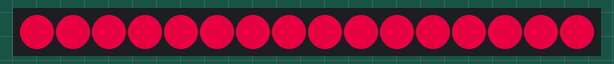
Recording of a sketch running on a simulated Arduino Uno, built with avr-gcc and run on an emulated ATmega328P. On the bench: 16 RGB LEDs in strip order, left to right. Dim RGB values are drawn brighter than linear.

Above: at 1.1 s.
At 4.1 s:
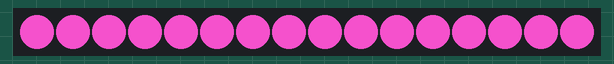
At 9.9 s:
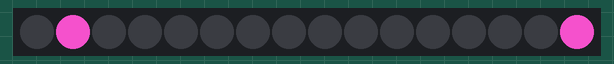
At 15.9 s:
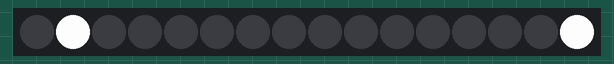
At 27.6 s:
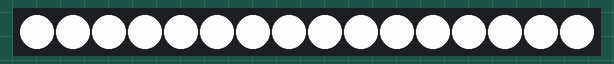
At 39.7 s:
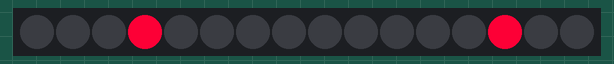

Measured:
- what the display in image 1 shows lasts 1.0 s, from 4.0 s to 5.0 s
- what the display in image 4 shows lasts 0.8 s, from 27.5 s to 28.3 s

The sketch:

testLedEffects.ino
```cpp
/**
 * LED Strip Controler
 *
 * Features:
 *  - Independent timer for changing effect, color and speed
 *
 * @author Rafael Lima
 * @version 0.2
 */

// Libraries -------------------------------------------------------
#include <elapsedMillis.h>
#include <FastLED.h>

// Constants -------------------------------------------------------
#define PINLED 9

#define NUM_LEDS 16
#define SIZECOLORPALET 10
#define NUMEFFECTS 7

#define TIMESTEP_LOOP 200
#define TIMESTEP_COLOR 1000
#define TIMESTEP_EFFECT 5000

// Global Variables ------------------------------------------------

// Timers
elapsedMillis timerLoop;
elapsedMillis timerColor;
elapsedMillis timerEffect;

// LED Strip
CRGB leds[NUM_LEDS];
const CRGB colorPalet[] = {0xF7F7F7, // White Smoke
                           0xBA0034, // Crimson Glory
                           0xF70035, // Carmine Red
                           0xFA07F2,
                           0xDD49B8, // Pink (PANTONE)
                           0xF7F7F7, // White Smoke
                           0x00BAAD, // Amazonite
                           0x00F7E6, // Tuorquoise Blue
                           0xFA07F2,
                           0xDD49B8};// Pink (PANTONE)

// Index and aux variables
unsigned int indexEffect = 0;
unsigned int indexColor = 0;
unsigned int i = 0;
int inc;

// Function Pointer Vector for easy effect access
void (*effectVector[NUMEFFECTS])(CRGB* ledStrip, unsigned int stripSize, unsigned int k, CRGB color);

// Main functions --------------------------------------------------
void setup() {
  // put your setup code here, to run once:
  FastLED.addLeds<WS2811, PINLED, BRG>(leds, NUM_LEDS);

  // Reset all index
  indexEffect = 0;
  indexColor = 0;
  i = 0;

  // Register effects used
  effectVector[0] = effectTurnOn;
  effectVector[1] = effectLightMoving;
  effectVector[2] = effectLightCollision;
  effectVector[3] = effectLightDots;
  effectVector[4] = effectLightSideFill;
  effectVector[5] = effectBlockMove;
  effectVector[6] = effectAlternate;

  // Reset Timers
}

void loop() {
  // Select Color
  if( timerColor > TIMESTEP_COLOR)
  {
    timerColor = 0; // Reset Timer
    indexColor = (indexColor<9)? indexColor +1 : 0;
  }

  // Select Effect
  if( timerEffect > TIMESTEP_EFFECT)
  {
    timerEffect = 0; // Reset Timer
    indexEffect = (indexEffect<9)? indexEffect +1 : 0;
  }

  // Run Effects
  if( timerLoop > TIMESTEP_LOOP ) // Control Frequency time
  {
    timerLoop = 0; // Reset Timer

    // Alternate from 0 to NUM_LEDS
    if( i >= NUM_LEDS ) inc = -1;
    else if( i <= 0) inc = 1;
    i += inc;

    // Effect Step
    effectVector[indexEffect](leds,NUM_LEDS,i,colorPalet[indexColor]);
    //fill_solid(leds,NUM_LEDS,0x0000FF);
    //effectTurnOn(i,colorPalet[indexColor]); // ignore effect and turn Everything off
    FastLED.show();
  }
}

// Auxilar Functions -------------------------------------------------

/**
 * Effect: Turn On all LEDs
 */
void effectTurnOn(CRGB* ledStrip, unsigned int stripSize, unsigned int k, CRGB color)
{
    fill_solid(ledStrip,stripSize,color);
}

/**
 * Effect: move LED on position
 */
void effectLightMoving(CRGB* ledStrip, unsigned int stripSize, unsigned int k, CRGB color)
{
    fill_solid(ledStrip,stripSize,0x000000);
    ledStrip[k] = color;
}

/**
 * Effect: Turn On LEDS in sequence
 */
void effectLightFill(CRGB* ledStrip, unsigned int stripSize, unsigned int k, CRGB color)
{
    fill_solid(ledStrip,stripSize,0x000000);
    fill_solid(ledStrip,k,color);
}

/**
 * Effect: move LEDs position start to side and
 *         turn on everything when they reach the center
 */
void effectLightCollision(CRGB* ledStrip, unsigned int stripSize, unsigned int k, CRGB color)
{
    if( (stripSize - k-k) <= 1)
    {
      fill_solid(ledStrip,stripSize,color);
    }
    else
    {
      fill_solid(ledStrip,stripSize,0x000000);
      ledStrip[k] = color;
      ledStrip[stripSize-k] = color;
    }
}

/**
 * Effect: move LEDs position starting from sides and
 *         turn on everything when they reach the center
 */
void effectLightDots(CRGB* ledStrip, unsigned int stripSize, unsigned int k, CRGB color)
{
    fill_solid(ledStrip,stripSize,0x000000);
    ledStrip[k] = color;
    ledStrip[stripSize-k] = color;
}

/**
 * Effect: move LEDs position starting from sides and
 *         turn on everything when they reach the center
 */
void effectLightSideFill(CRGB* ledStrip, unsigned int stripSize, unsigned int k, CRGB color)
{
    int endK = (stripSize - k);
    if( endK > k) // Center
    {
      fill_solid(ledStrip,stripSize,0x000000);
      fill_solid(ledStrip,k,color);
      fill_solid(ledStrip+endK,k,color);
      fill_solid(ledStrip,stripSize,0x000000);
    }
    else
    {
      fill_solid(ledStrip,stripSize,color);
      fill_solid(ledStrip+endK,k-endK,0x000000);
    }
}

/**
 * Effect: Light a segment
 */
void effectBlockMove(CRGB* ledStrip, unsigned int stripSize, unsigned int k, CRGB color)
{
    int blockSize = stripSize/4;
    int blockNum = k%4;
    int blockPos = blockNum*blockSize;

    fill_solid(ledStrip,stripSize,0x000000);
    fill_solid(ledStrip+blockPos,blockSize,color);
}

/**
 * Effect: Alternate between Odds and Even Count
 */
void effectAlternate(CRGB* ledStrip, unsigned int stripSize, unsigned int k, CRGB color)
{
    int hitOdds = k%(stripSize/2);
    fill_solid(ledStrip,stripSize,0x000000);
    fill_solid(ledStrip+2*k+hitOdds,1,color);
}

/**
 * Effect: Light a segment
 */
void effectBlockRotate(CRGB* ledStrip, unsigned int stripSize, unsigned int k, CRGB color)
{
    int blockSize = stripSize/4;
    int blockNum = k%4;

    fill_solid(ledStrip,stripSize,0x000000);
    for(int blockPos = 0; blockPos < 4; blockPos++)
      ledStrip[blockPos*blockSize+blockNum] = color;
}

/**
 * Effect: Light a segment
 */
void effectBlockX(CRGB* ledStrip, unsigned int stripSize, unsigned int k, CRGB color)
{
    int blockSize = stripSize/4;
    int lightA = k%4;
    int lightB = (k+2)%4;

    fill_solid(ledStrip,stripSize,0x000000);
    for(int blockPos = 0; blockPos < 4; blockPos++)
    {
      ledStrip[blockPos*blockSize+lightA] = color;
      ledStrip[blockPos*blockSize+lightB] = color;
    }
}

/**
 * Effect: Turn On all LEDs
 */
void effectBlink(CRGB* ledStrip, unsigned int stripSize, unsigned int k, CRGB color)
{
    //fill_solid(ledStrip,stripSize,color*(k%2));
}
```
